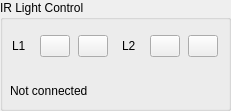
   <widget class="QGroupBox" name="laserControlGroup_2">
    <property name="geometry">
     <rect>
      <x>20</x>
      <y>420</y>
      <width>231</width>
      <height>111</height>
     </rect>
    </property>
    <property name="title">
     <string>IR Light Control</string>
    </property>
    <widget class="QWidget" name="layoutWidget_2">
     <property name="geometry">
      <rect>
       <x>10</x>
       <y>30</y>
       <width>101</width>
       <height>32</height>
      </rect>
     </property>
     <layout class="QGridLayout" name="L1GridLayout">
      <item row="0" column="0">
       <widget class="QLabel" name="L1Label">
        <property name="maximumSize">
         <size>
          <width>20</width>
          <height>16777215</height>
         </size>
        </property>
        <property name="text">
         <string>L1</string>
        </property>
       </widget>
      </item>
      <item row="0" column="1">
       <widget class="QPushButton" name="onL1Button">
        <property name="maximumSize">
         <size>
          <width>30</width>
          <height>16777215</height>
         </size>
        </property>
        <property name="text">
         <string/>
        </property>
        <property name="icon">
         <iconset resource="resources.qrc">
          <normaloff>:/GUI_icons/lightON.png</normaloff>:/GUI_icons/lightON.png</iconset>
        </property>
       </widget>
      </item>
      <item row="0" column="2">
       <widget class="QPushButton" name="offL1Button">
        <property name="maximumSize">
         <size>
          <width>30</width>
          <height>16777215</height>
         </size>
        </property>
        <property name="text">
         <string/>
        </property>
        <property name="icon">
         <iconset resource="resources.qrc">
          <normaloff>:/GUI_icons/lightOFF.png</normaloff>:/GUI_icons/lightOFF.png</iconset>
        </property>
       </widget>
      </item>
     </layout>
    </widget>
    <widget class="QWidget" name="layoutWidget_4">
     <property name="geometry">
      <rect>
       <x>120</x>
       <y>30</y>
       <width>101</width>
       <height>32</height>
      </rect>
     </property>
     <layout class="QGridLayout" name="L2GridLayout">
      <item row="0" column="0">
       <widget class="QLabel" name="L2Label">
        <property name="maximumSize">
         <size>
          <width>20</width>
          <height>16777215</height>
         </size>
        </property>
        <property name="text">
         <string>L2</string>
        </property>
       </widget>
      </item>
      <item row="0" column="1">
       <widget class="QPushButton" name="onL2Button">
        <property name="maximumSize">
         <size>
          <width>30</width>
          <height>16777215</height>
         </size>
        </property>
        <property name="text">
         <string/>
        </property>
        <property name="icon">
         <iconset resource="resources.qrc">
          <normaloff>:/GUI_icons/lightON.png</normaloff>:/GUI_icons/lightON.png</iconset>
        </property>
       </widget>
      </item>
      <item row="0" column="2">
       <widget class="QPushButton" name="offL2Button">
        <property name="maximumSize">
         <size>
          <width>30</width>
          <height>16777215</height>
         </size>
        </property>
        <property name="text">
         <string/>
        </property>
        <property name="icon">
         <iconset resource="resources.qrc">
          <normaloff>:/GUI_icons/lightOFF.png</normaloff>:/GUI_icons/lightOFF.png</iconset>
        </property>
       </widget>
      </item>
     </layout>
    </widget>
    <widget class="QLabel" name="IRstateLabel">
     <property name="geometry">
      <rect>
       <x>10</x>
       <y>70</y>
       <width>211</width>
       <height>41</height>
      </rect>
     </property>
     <property name="text">
      <string>Not connected</string>
     </property>
     <property name="wordWrap">
      <bool>true</bool>
     </property>
    </widget>
   </widget>
